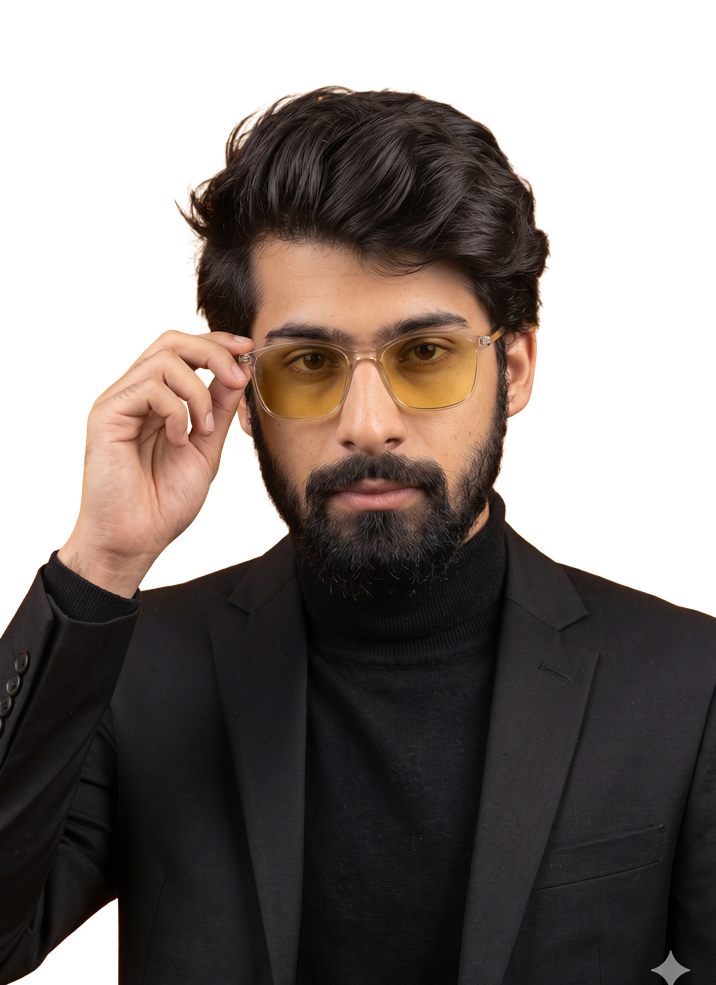
#> input picture my image.png, 716 x 985 px, shrunk from 1490 x 2048 before the run
$ python analyze_my_image.py
#> lines starting #> are read from the running program, lines starting #| are printed output that depends on the picture
import numpy as np
from PIL import Image

img = Image.open("my image.png")
#> img is the input picture: PIL image 716x985 RGBA; mean R, G, B, A 41.4, 32.4, 28.3, 163.2
print(f"Image size: {img.size}, mode: {img.mode}")
#| Image size: (716, 985), mode: RGBA
arr = np.array(img)

if img.mode == 'RGBA':
    alpha = arr[:, :, 3]
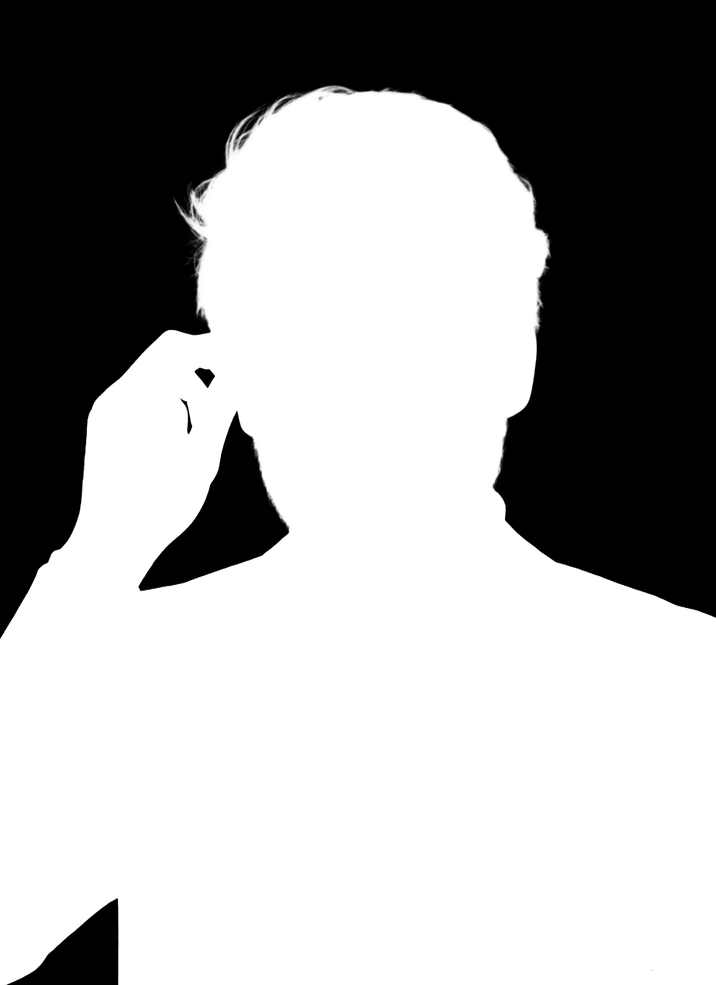
#> alpha: shape (985, 716); min 0, max 255, mean 163.2
    print(f"Alpha channel range: [{alpha.min()}, {alpha.max()}], percentage > 0: {(alpha > 0).mean():.2%}")
#| Alpha channel range: [0, 255], percentage > 0: 65.00%
    print(f"Percentage == 255 (fully opaque): {(alpha == 255).mean():.2%}")
#| Percentage == 255 (fully opaque): 62.85%

# Let's inspect RGB distribution
rgb = arr[:, :, :3]
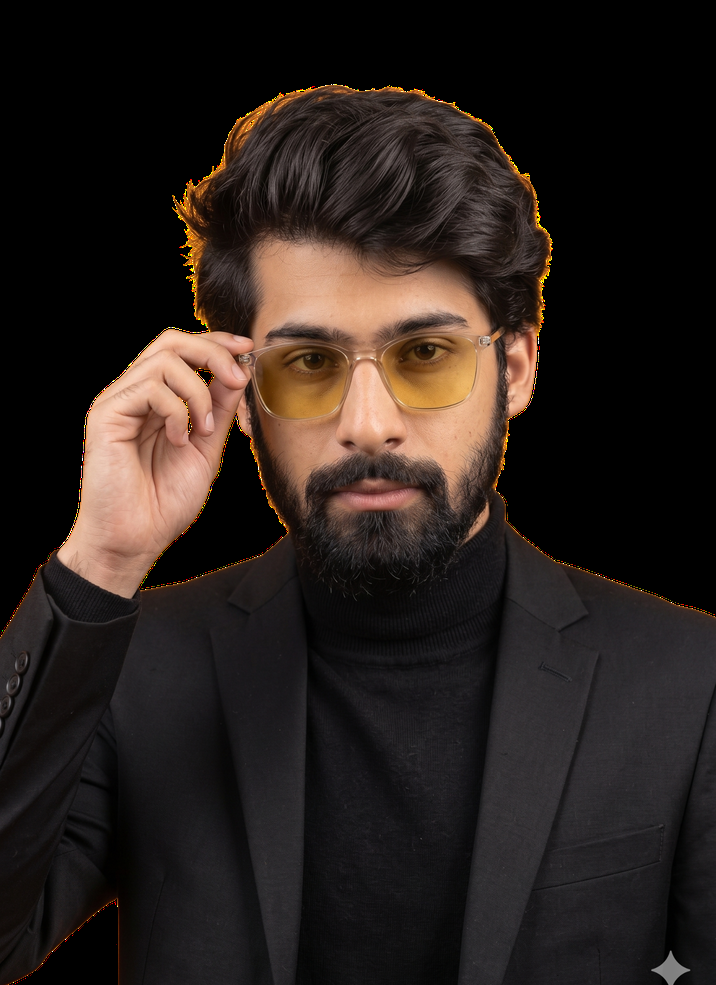
#> rgb: shape (985, 716, 3); mean R, G, B 41.4, 32.4, 28.3
lum = 0.299 * rgb[:,:,0] + 0.587 * rgb[:,:,1] + 0.114 * rgb[:,:,2]
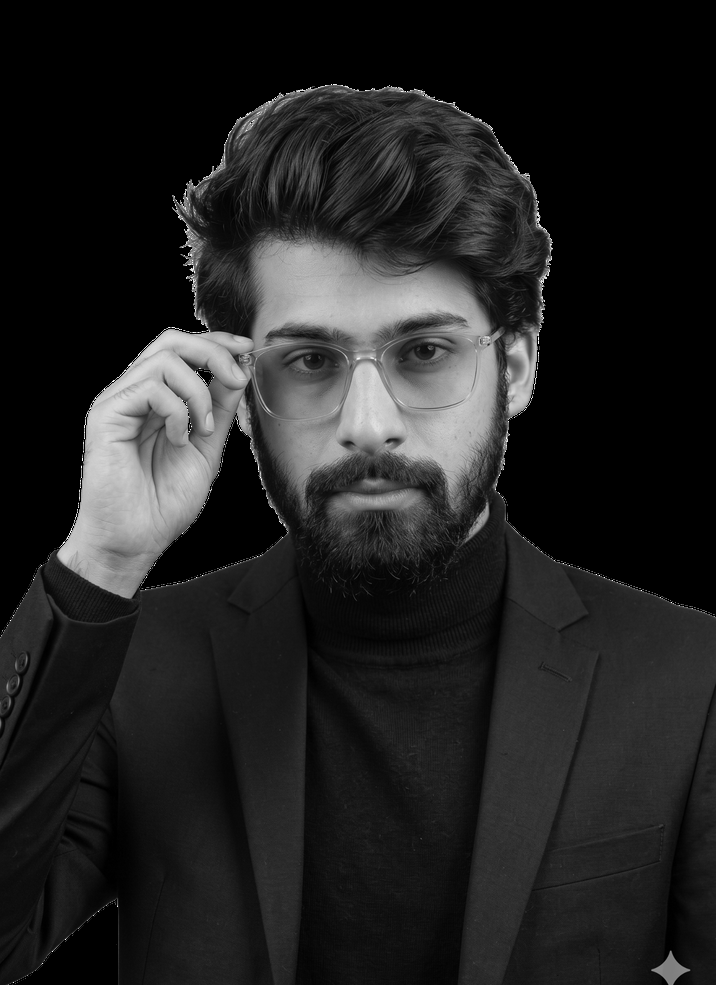
#> lum: shape (985, 716) float64; min 0, max 255, mean 34.6
print(f"Luminance range: [{lum.min():.1f}, {lum.max():.1f}], mean: {lum.mean():.1f}")
#| Luminance range: [0.0, 255.0], mean: 34.6
print(f"Luminance percentiles (10, 25, 50, 75, 90): {np.percentile(lum, [10, 25, 50, 75, 90])}")
#| Luminance percentiles (10, 25, 50, 75, 90): [  0.      0.     19.94   41.712 112.132]

# Let's check borders to see if background is dark or uniform
top = lum[0:50, :]
#> top: shape (50, 716) float64; every value is 0
bottom = lum[-50:, :]
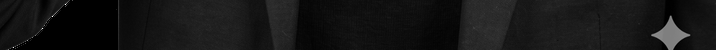
#> bottom: shape (50, 716) float64; min 0, max 255, mean 22.1
left = lum[:, 0:50]
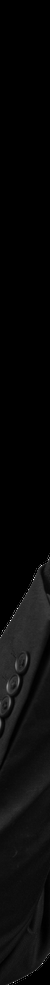
#> left: shape (985, 50) float64; min 0, max 255, mean 9.4
right = lum[:, -50:]
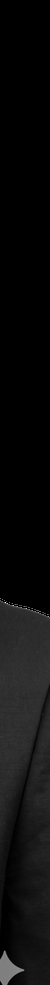
#> right: shape (985, 50) float64; min 0, max 255, mean 12.9
print(f"Border mean luminance -> Top: {top.mean():.1f}, Bottom: {bottom.mean():.1f}, Left: {left.mean():.1f}, Right: {right.mean():.1f}")
#| Border mean luminance -> Top: 0.0, Bottom: 22.1, Left: 9.4, Right: 12.9
